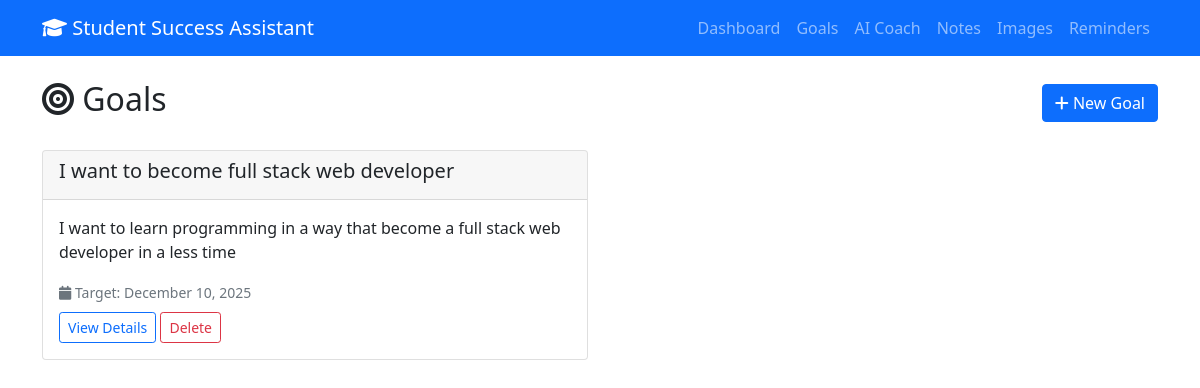
The page /goals on the database its author committed.
### app.py (models this page shows)
class Goal(db.Model):
    id = db.Column(db.Integer, primary_key=True)
    title = db.Column(db.String(200), nullable=False)
    description = db.Column(db.Text, nullable=False)
    target_date = db.Column(db.Date, nullable=False)
    created_at = db.Column(db.DateTime, default=datetime.utcnow)
    completed = db.Column(db.Boolean, default=False)
    progress_entries = db.relationship('ProgressEntry', backref='goal', lazy=True)
    reminders = db.relationship('Reminder', backref='goal', lazy=True)

### app.py (the view)
@app.route('/goals')
def goals():
    goals = Goal.query.all()
    return render_template('goals.html', goals=goals)

### templates/goals.html (shortened to what this page needs)
{% extends "base.html" %}
{% block content %}
<div class="d-flex justify-content-between align-items-center mb-4">
    <h2><i class="fas fa-bullseye"></i> Goals</h2>
    <a href="{{ url_for('add_goal') }}" class="btn btn-primary">
        <i class="fas fa-plus"></i> New Goal
    </a>
</div>
<div class="row">
    {% for goal in goals %}
    <div class="col-lg-6 mb-4">
        <div class="card {% if goal.completed %}border-success{% endif %}">
            <div class="card-header d-flex justify-content-between">
                <h5>{{ goal.title }}</h5>
            </div>
            <div class="card-body">
                <p>{{ goal.description }}</p>
                <small class="text-muted">
                    <i class="fas fa-calendar"></i> Target: {{ goal.target_date.strftime('%B %d, %Y') }}
                </small>
                <div class="mt-2">
                    <a href="{{ url_for('view_goal', goal_id=goal.id) }}" class="btn btn-outline-primary btn-sm">
                        View Details
                    </a>
                    <button type="button" class="btn btn-outline-danger btn-sm"
                            data-bs-toggle="modal"
                            data-bs-target="#deleteGoalModal{{ goal.id }}">
                        Delete
                    </button>
                </div>
            </div>
        </div>
    </div>
    {% endfor %}
</div>
{% endblock %}

### rows shown on the page
Goal: title "I want to become full stack web developer", description "I want to learn programming in a way that become a full stack web developer in a less time", target_date "December 10, 2025"
